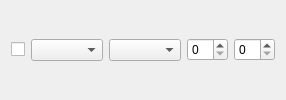
               <widget class="QWidget" name="shiftedit_hbox2" native="true">
                <layout class="QHBoxLayout" name="horbox2_3">
                 <item>
                  <widget class="QCheckBox" name="shiftedit_checkBox2">
                   <property name="text">
                    <string/>
                   </property>
                  </widget>
                 </item>
                 <item>
                  <widget class="QComboBox" name="shiftedit_comboBox2_1">
                   <property name="sizePolicy">
                    <sizepolicy hsizetype="Expanding" vsizetype="Fixed">
                     <horstretch>0</horstretch>
                     <verstretch>0</verstretch>
                    </sizepolicy>
                   </property>
                   <property name="minimumSize">
                    <size>
                     <width>0</width>
                     <height>0</height>
                    </size>
                   </property>
                   <property name="maximumSize">
                    <size>
                     <width>16777215</width>
                     <height>16777215</height>
                    </size>
                   </property>
                  </widget>
                 </item>
                 <item>
                  <widget class="QComboBox" name="shiftedit_comboBox2_2">
                   <property name="sizePolicy">
                    <sizepolicy hsizetype="Expanding" vsizetype="Fixed">
                     <horstretch>0</horstretch>
                     <verstretch>0</verstretch>
                    </sizepolicy>
                   </property>
                   <property name="minimumSize">
                    <size>
                     <width>0</width>
                     <height>0</height>
                    </size>
                   </property>
                   <property name="maximumSize">
                    <size>
                     <width>16777215</width>
                     <height>16777215</height>
                    </size>
                   </property>
                  </widget>
                 </item>
                 <item>
                  <widget class="QSpinBox" name="shiftedit_spinbox2_1">
                   <property name="maximum">
                    <number>12</number>
                   </property>
                  </widget>
                 </item>
                 <item>
                  <widget class="QSpinBox" name="shiftedit_spinbox2_2">
                   <property name="maximum">
                    <number>60</number>
                   </property>
                   <property name="singleStep">
                    <number>15</number>
                   </property>
                  </widget>
                 </item>
                </layout>
               </widget>
